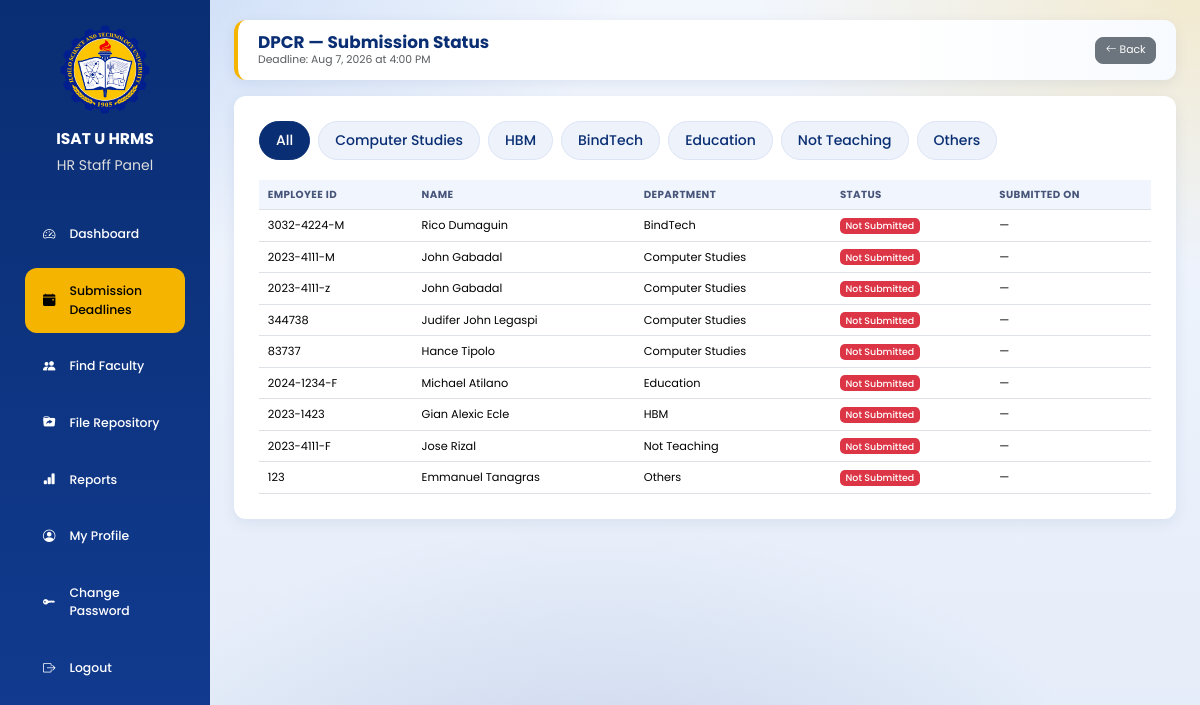
Page /hr_staff/deadline_submissions.php?id=1 (signed in) on the committed database.
### tables this page shows
CREATE TABLE `submission_deadlines` (
  `deadline_id` int(11) NOT NULL AUTO_INCREMENT,
  `category_id` int(11) NOT NULL,
  `deadline_date` date NOT NULL,
  `deadline_time` time NOT NULL,
  `message` varchar(255) DEFAULT NULL,
  `created_by` int(11) NOT NULL,
  `created_at` timestamp NOT NULL DEFAULT current_timestamp(),
  `status` varchar(20) DEFAULT 'Active',
  `weekly_reminder` tinyint(1) NOT NULL DEFAULT 0,
  `last_reminder_sent` datetime DEFAULT NULL,
  PRIMARY KEY (`deadline_id`),
  KEY `category_id` (`category_id`),
  KEY `created_by` (`created_by`)
);

CREATE TABLE `document_categories` (
  `category_id` int(11) NOT NULL AUTO_INCREMENT,
  `category_name` varchar(255) NOT NULL,
  PRIMARY KEY (`category_id`)
);

CREATE TABLE `users` (
  `user_id` int(11) NOT NULL AUTO_INCREMENT,
  `employee_id` varchar(50) DEFAULT NULL,
  `first_name` varchar(100) NOT NULL,
  `middle_name` varchar(100) DEFAULT NULL,
  `last_name` varchar(100) NOT NULL,
  `email` varchar(150) NOT NULL,
  `password` varchar(255) NOT NULL,
  `role` varchar(20) NOT NULL,
  `department` varchar(150) DEFAULT NULL,
  `position_title` varchar(150) DEFAULT NULL,
  `profile_picture` varchar(255) DEFAULT NULL,
  `reset_token` varchar(255) DEFAULT NULL,
  `reset_token_expiry` datetime DEFAULT NULL,
  `status` varchar(20) DEFAULT 'active',
  `created_at` timestamp NOT NULL DEFAULT current_timestamp(),
  PRIMARY KEY (`user_id`)
);

### hr_staff/deadline_submissions.php (the view, shortened to what this page needs)
<?php
include "../db.php";
$deadline_id = (int)$_GET['id'];
$deadline = mysqli_fetch_assoc(mysqli_query($conn, "
SELECT sd.*, dc.category_name
FROM submission_deadlines sd
JOIN document_categories dc ON dc.category_id = sd.category_id
WHERE sd.deadline_id = '$deadline_id'
"));
$category_id = (int)$deadline['category_id'];
$faculty = mysqli_query($conn, "
SELECT u.user_id, u.employee_id, u.first_name, u.middle_name, u.last_name, u.department,
    (
        SELECT d.submitted_at FROM documents d
        WHERE d.user_id = u.user_id AND d.category_id = '$category_id' AND d.submitted_at >= '{$deadline['created_at']}'
        ORDER BY d.submitted_at DESC LIMIT 1
    ) AS submitted_at
FROM users u
WHERE u.role = 'faculty' AND u.status = 'Active'
ORDER BY u.department ASC, u.last_name ASC
");
?>
<!DOCTYPE html>
<html lang="en">
<head>
<link href="https://cdn.jsdelivr.net/npm/bootstrap@5.3.3/dist/css/bootstrap.min.css" rel="stylesheet">
<link href="https://cdn.jsdelivr.net/npm/bootstrap-icons@1.11.3/font/bootstrap-icons.css" rel="stylesheet">
<link rel="stylesheet" href="../assets/ui.css">
</head>
<body>
<div class="sidebar">
    <img src="../images/isatu_logo.png">
    <h3>ISAT U HRMS</h3>
    <p>HR Staff Panel</p>
    <a href="dashboard.php"><i class="bi bi-speedometer2"></i> Dashboard</a>
    <a href="deadlines.php" class="active"><i class="bi bi-calendar-event-fill"></i> Submission Deadlines</a>
    <a href="find_faculty.php"><i class="bi bi-people-fill"></i> Find Faculty</a>
<a href="repository.php"><i class="bi bi-folder-symlink-fill"></i> File Repository</a>
    <a href="reports.php"><i class="bi bi-bar-chart-fill"></i> Reports</a>
    <a href="profile.php"><i class="bi bi-person-circle"></i> My Profile</a>
    <a href="change_password.php"><i class="bi bi-key-fill"></i> Change Password</a>
    <a href="../logout.php" onclick="return confirm('Are you sure you want to log out?')"><i class="bi bi-box-arrow-right"></i> Logout</a>
</div>
<div class="main">
<div class="topbar">
    <div>
        <h2><?php echo htmlspecialchars($deadline['category_name']); ?> — Submission Status</h2>
        <p class="text-muted mb-0">
            Deadline: <?php echo date("M j, Y", strtotime($deadline['deadline_date'])); ?>
            at <?php echo date("g:i A", strtotime($deadline['deadline_time'])); ?>
        </p>
    </div>
    <a href="deadlines.php" class="btn btn-secondary"><i class="bi bi-arrow-left"></i> Back</a>
</div>
<div class="card-box">
<div class="dept-tabs" id="deptTabs">
    <button type="button" class="active" data-dept="All">All</button>
    <button type="button" data-dept="Computer Studies">Computer Studies</button>
    <button type="button" data-dept="HBM">HBM</button>
    <button type="button" data-dept="BindTech">BindTech</button>
    <button type="button" data-dept="Education">Education</button>
    <button type="button" data-dept="Not Teaching">Not Teaching</button>
    <button type="button" data-dept="Others">Others</button>
</div>
<div class="table-responsive">
<table class="table table-hover align-middle" id="facultyTable">
    <thead>
        <tr>
            <th>Employee ID</th>
            <th>Name</th>
            <th>Department</th>
            <th>Status</th>
            <th>Submitted On</th>
        </tr>
    </thead>
    <tbody>
    <?php while ($f = mysqli_fetch_assoc($faculty)): ?>
        <tr data-dept="<?php echo htmlspecialchars($f['department']); ?>">
            <td><?php echo htmlspecialchars($f['employee_id']); ?></td>
            <td><?php echo htmlspecialchars($f['first_name'].' '.$f['last_name']); ?></td>
            <td><?php echo htmlspecialchars($f['department']); ?></td>
            <td>
                <?php if ($f['submitted_at']): ?>
                    <span class="badge bg-success">Submitted</span>
                <?php else: ?>
                    <span class="badge bg-danger">Not Submitted</span>
                <?php endif; ?>
            </td>
            <td><?php echo $f['submitted_at'] ? date("M j, Y g:i A", strtotime($f['submitted_at'])) : '—'; ?></td>
        </tr>
    <?php endwhile; ?>
    </tbody>
</table>
</div>
</div>
</div>
</body>
</html>

### assets/ui.css (style rules this page uses)
html { font-size:13.5px !important; }
body { font-size:.92rem; background: radial-gradient(900px 500px at 8% -5%, rgba(91,146,229,.28), transparent 60%), radial-gradient(800px 480px at 100% 0%, rgba(245,180,0,.18), transparent 55%), radial-gradient(900px 600px at 50% 110%, rgba(18,60,146,.16), transparent 60%), linear-gradient(180deg,#f2f6fd 0%,#e4ecf9 100%) !important; background-attachment:fixed !important; }
h2 { font-size:1.3rem !important; }
h3 { font-size:1.15rem !important; }
.topbar h2,.page-header h2,.page-header h3 { font-size:1.25rem !important; }
.topbar p { font-size:.8rem !important; }
.main { padding:20px 24px !important; }
.topbar { padding:12px 20px !important;border-radius:12px !important;margin-bottom:16px !important; box-shadow:0 4px 14px rgba(10,46,115,.08) !important; border-left:4px solid #F5B400; background:linear-gradient(90deg,#fff 70%,#f7faff) !important; }
.stat-card,.chart-card,.card,.profile-card,.card-box { border-radius:12px !important;box-shadow:0 4px 14px rgba(10,46,115,.08) !important; }
.table { font-size:.84rem;margin-bottom:0; }
.table>:not(caption)>*>* { padding:.5rem .65rem !important; }
.table thead th { font-size:.76rem;text-transform:uppercase;letter-spacing:.4px;color:#47557a;background:#f1f5fd !important; }
.btn { font-size:.8rem;padding:.32rem .7rem;border-radius:8px; }
.badge { font-size:.7rem;font-weight:500;padding:.35em .6em; }

### hr_staff/deadline_submissions.php (style rules this page uses)
* { margin:0;padding:0;box-sizing:border-box;font-family:'Poppins',sans-serif; }
body { background:#eef3fb;overflow-x:hidden; }
.sidebar { position:fixed;left:0;top:0;width:210px;height:100vh;background:linear-gradient(180deg,#0A2E73,#123C92);padding:25px;overflow-y:auto; }
.sidebar img { width:90px;display:block;margin:auto; }
.sidebar h3 { color:#fff;text-align:center;margin-top:15px;font-weight:700; }
.sidebar p { color:#ddd;text-align:center;margin-bottom:35px;font-size:14px; }
.sidebar a { display:flex;align-items:center;gap:14px;padding:14px 18px;margin-bottom:10px;text-decoration:none;color:#fff;border-radius:12px;transition:.3s;font-weight:500; }
.sidebar a.active { background:#F5B400;color:#000; }
.main { margin-left:210px;padding:30px; }
.topbar { background:#fff;padding:20px 30px;border-radius:18px;box-shadow:0 8px 20px rgba(0,0,0,.08);display:flex;justify-content:space-between;align-items:center;margin-bottom:25px; }
.topbar h2 { margin:0;font-size:26px;font-weight:700;color:#0A2E73; }
.card-box { background:#fff;padding:25px;border-radius:20px;box-shadow:0 10px 30px rgba(0,0,0,.08); }
.table thead { background:#0A2E73;color:#fff; }
.dept-tabs { display:flex;flex-wrap:wrap;gap:8px;margin-bottom:20px; }
.dept-tabs button { padding:8px 16px;border-radius:999px;background:#eef3fb;color:#0A2E73;border:1.5px solid #dce4f5;font-size:14px;font-weight:500; }
.dept-tabs button.active { background:#0A2E73;color:#fff;border-color:#0A2E73; }

### rows in the picture
submission_deadlines: category.category_name "DPCR", deadline_date "Aug 7, 2026", deadline_time "4:00 PM"
users: employee "3032-4224-M", first_name+last_name "Rico Dumaguin", department "BindTech"
users: employee "2023-4111-M", first_name+last_name "John Gabadal", department "Computer Studies"
users: employee "2023-4111-z", first_name+last_name "John Gabadal", department "Computer Studies"
users: employee "344738", first_name+last_name "Judifer John Legaspi", department "Computer Studies"
users: employee "83737", first_name+last_name "Hance Tipolo", department "Computer Studies"
users: employee "2024-1234-F", first_name+last_name "Michael Atilano", department "Education"
users: employee "2023-1423", first_name+last_name "Gian Alexic Ecle", department "HBM"
users: employee "2023-4111-F", first_name+last_name "Jose Rizal", department "Not Teaching"
users: employee "123", first_name+last_name "Emmanuel Tanagras", department "Others"
